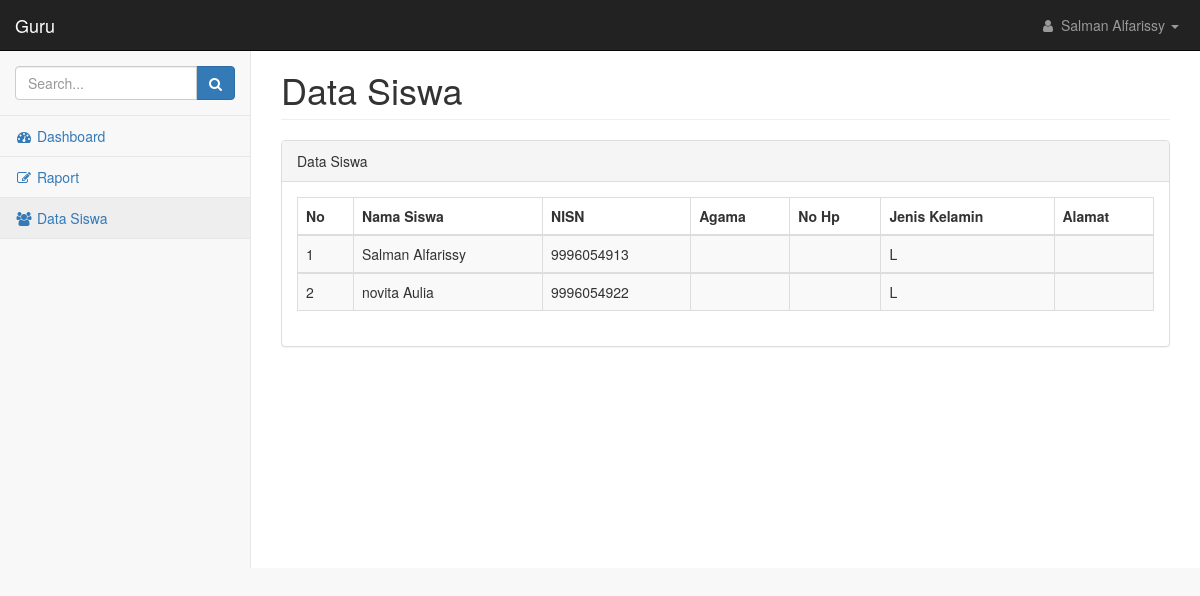
The page /guru/index.php?page=siswa&id_guru=1 on the database as committed earlier.
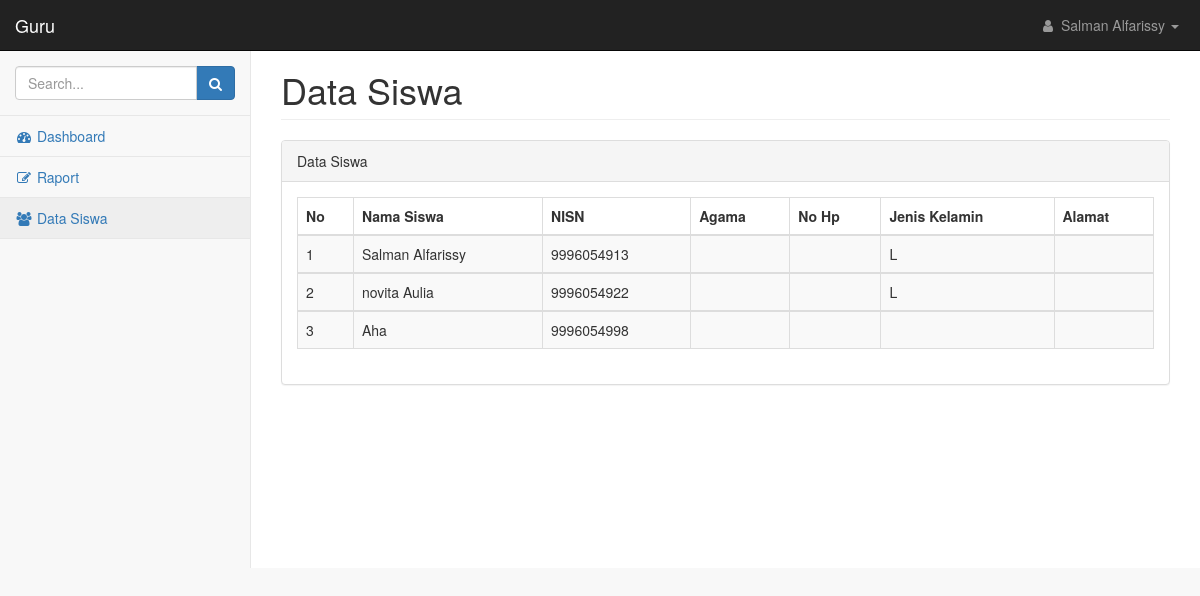
The same page on the database as committed later.
### tables this page shows
CREATE TABLE `siswa` (
  `id_siswa` int(50) NOT NULL,
  `id_guru` int(50) NOT NULL,
  `id_adm` int(50) NOT NULL,
  `password` varchar(50) NOT NULL,
  `nisn` varchar(50) NOT NULL,
  `nis` varchar(100) NOT NULL,
  `nama_sis` varchar(100) NOT NULL,
  `foto_sis` text NOT NULL,
  `ttl` varchar(100) NOT NULL,
  `jenis_kelamin` varchar(50) NOT NULL,
  `agama` varchar(20) NOT NULL,
  `status_keluarga` varchar(50) NOT NULL,
  `anak_ke` varchar(20) NOT NULL,
  `alamat` text NOT NULL,
  `no_hp` varchar(20) NOT NULL,
  `kelas` varchar(40) NOT NULL,
  `semester` varchar(100) NOT NULL,
  `tahun_diterima` varchar(25) NOT NULL,
  `semester_diterima` varchar(40) NOT NULL,
  `nama_sekolah_asal` text NOT NULL,
  `alamat_sekolah_asal` text NOT NULL,
  `tahun_ijazah_sebelumnya` varchar(20) NOT NULL,
  `nomor_ijazah_sebelumnya` varchar(20) NOT NULL,
  `tahun_skhun_sebelumya` varchar(20) NOT NULL,
  `nomor_skhun_sebelumnya` varchar(20) NOT NULL,
  `nama_ayah` varchar(100) NOT NULL,
  `nama_ibu` varchar(100) NOT NULL,
  `alamat_ortu` text NOT NULL,
  `pekerjaan_ayah` varchar(100) NOT NULL,
  `pekerjaan_ibu` varchar(100) NOT NULL,
  `nama_wali` varchar(100) NOT NULL,
  `alamat_wali` text NOT NULL,
  `no_hp_wali` varchar(20) NOT NULL,
  `pekerjaan_wali` varchar(100) NOT NULL,
  `cover` text NOT NULL
);

### guru/data_siswa.php (the view)
<div class="row">
    <div class="col-lg-12">
        <h1 class="page-header">Data Siswa</h1>
    </div>
</div>
<div class="row">
    <div class="col-lg-12">
        <div class="panel panel-default">
            <div class="panel-heading">
                Data Siswa
            </div>
            <div class="panel-body">
                <div class="table-responsive">
                    <table class="table table-striped table-bordered table-hover" id="dataTables-example">
                        <thead>
                            <tr>
                                <th>No</th>
                                <th>Nama Siswa</th>
                                <th>NISN</th>
                                <th>Agama</th>
                                <th>No Hp</th>
                                <th>Jenis Kelamin</th>
                                <th>Alamat</th>
                            </tr>
                        </thead>
                        <?php
                        $no=1;
                        include("../koneksi.php");
                        $siswa=mysqli_query($koneksi,"SELECT id_siswa,nama_sis,nisn,agama,no_hp,jenis_kelamin,alamat from siswa join guru using(id_guru) where id_guru=$_GET[id_guru] order by id_siswa");
                        while ($sw=mysqli_fetch_array($siswa)) {
                        ?>
                        <tbody>
                            <tr class="odd gradeX">
                                <td><?php echo $no?></td>
                                <td><?php echo $sw['nama_sis']?></td>
                                <td><?php echo $sw['nisn']?></td>
                                <td><?php echo $sw['agama']?></td>
                                <td><?php echo $sw['no_hp']?></td>
                                <td><?php echo $sw['jenis_kelamin']?></td>
                                <td><?php echo $sw['alamat']?></td>
                            </tr>
                            <?php
                            $no++;
                        }
                            ?>
                        </tbody>
                    </table>
                </div>
            </div>
        </div>
    </div>
</div>

Rows that differ between the two databases and show on the page:
added siswa: nama_sis "Aha", nisn "9996054998"
